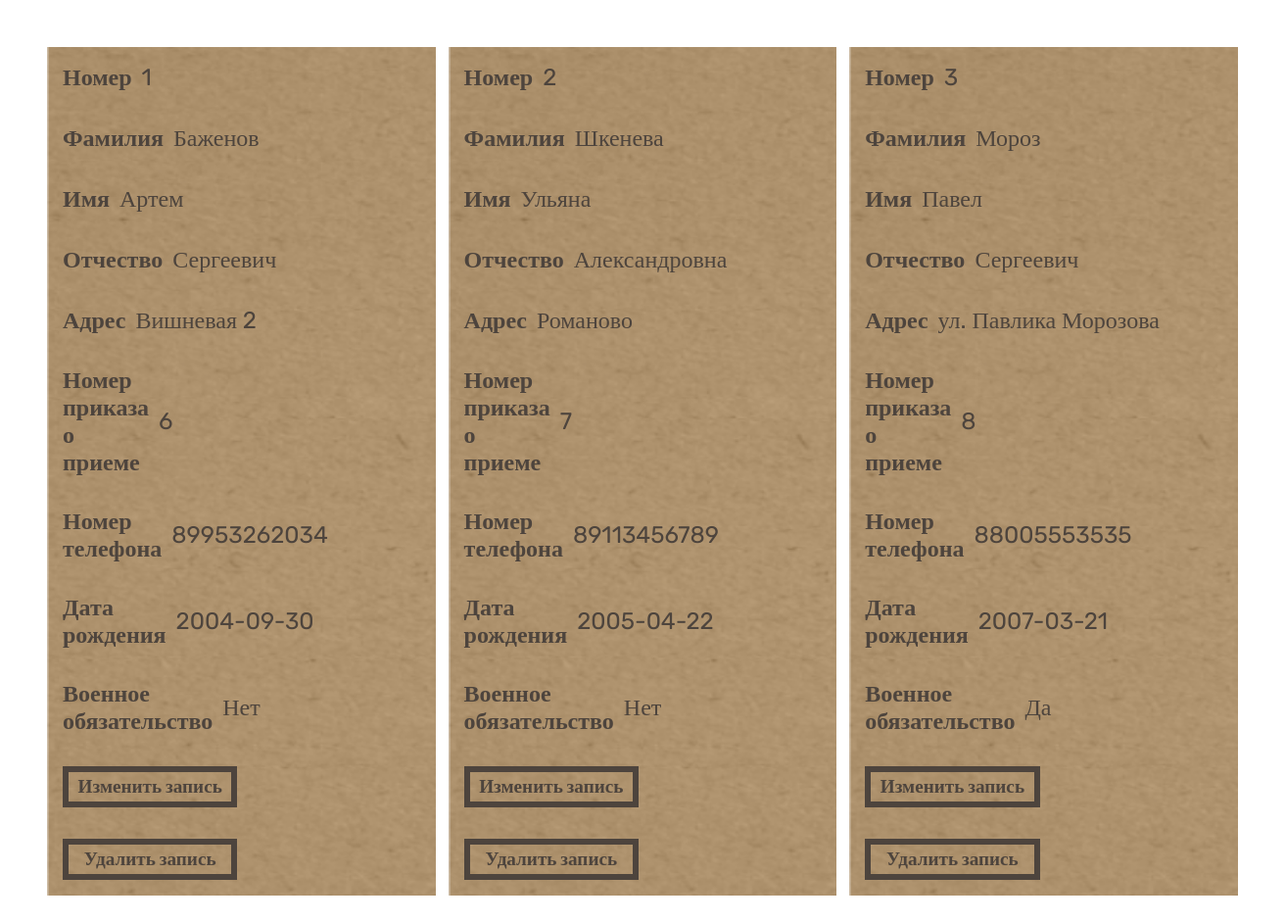
Screenshot of /admin/admin_sotr.php with the database file from the repository.
### tables this page shows
CREATE TABLE `dannie_sotrydnika` (
  `idSotr` int(11) NOT NULL,
  `Imya_Sotr` char(15) DEFAULT NULL,
  `Familia_Sotr` char(15) DEFAULT NULL,
  `Otchestvo_Sotr` char(15) DEFAULT NULL,
  `Adress` char(40) DEFAULT NULL,
  `Document_Priem_idPriem` int(11) NOT NULL,
  `Phone_Num` char(12) DEFAULT NULL,
  `data_rojdenia` date DEFAULT NULL,
  `voennoe_obyazatelstvo` char(3) DEFAULT NULL
);

### admin/admin_sotr.php (the view, shortened to what this page needs)
<!DOCTYPE html>
<html lang="ru">
<head>
    <link rel="stylesheet" href="../style/admin.css?<?echo time();?>">
</head>
<body>
<?
    include("../auto/connect.php");
    echo "<div class = 'item-holder'>";
    $r= mysqli_query($bd,"SELECT * FROM `dannie_sotrydnika`");
    $myrow= mysqli_fetch_array($r);
    if (mysqli_num_rows($r) > 0){
    do{
        echo "
        <div class = 'form-holder'>
        <form action='update_sotr.php' method = 'post'>
            <table class = 'tabletwo'>
                <div class = 'item'>
                    <p>Номер</p><input type='text' name='id' class = 'idinput' value='$myrow[idSotr]'>
                </div>
                <div class = 'item'>
                    <p>Фамилия</p><input type='text' name='famsotr' value='$myrow[Familia_Sotr]'>
                </div>
                <div class = 'item'>
                    <p>Имя</p><input type='text' name='namesotr' value='$myrow[Imya_Sotr]'>
                </div>
                <div class = 'item'>
                    <p>Отчество</p><input type='text' name='otchsotr' value='$myrow[Otchestvo_Sotr]'>
                </div>
                <div class = 'item'>
                    <p>Адрес</p><input type='text' name='adress' value='$myrow[Adress]' class = 'withed'>
                </div>
                <div class = 'item'>
                    <p>Номер приказа о приеме</p><input type='text' name='idPriem' class = 'idinput' value='$myrow[Document_Priem_idPriem]'>
                </div>
                <div class = 'item'>
                    <p>Номер телефона</p><input type='text' name='phonenum' value='$myrow[Phone_Num]'>
                </div>
                <div class = 'item'>
                    <p>Дата рождения</p><input type='text' name='dataroj' value='$myrow[data_rojdenia]'>
                </div>
                <div class = 'item'>
                    <p>Военное обязательство</p><input type='text' name='voenob' value='$myrow[voennoe_obyazatelstvo]'>
                </div>
                <div class = 'item'>
                    <button type='submit' class='btn btn-primary' value=''>Изменить запись</button>
                </td>
            </table>
        </form>
        <form  action='dropsotr.php' method = 'post' name='f'>
            <td>
                <div class='deleteholder item'>
                    <button type='submit' name='id' class='btn btn-primary' value='$myrow[idSotr]'>Удалить запись</button>
                </div>
            </td>
        </form>
        </div>";
    } while($myrow= mysqli_fetch_array($r));
    }else {
        echo "<p class = 'sad'>Пока ничего нет ((</p>";
    }
    echo"</div>";
?>
</body>
</html>

### style/admin.css (style rules this page uses)
* { margin: 0; box-sizing: border-box; font-family: Rubik; }
.item-holder { display: grid; grid-template-columns: repeat(auto-fit, minmax(min(100%, 22rem), 1fr)); gap: 0.8rem; height: 100%; padding: 3rem; }
.form-holder, .card-holder, .otch { background: url(../assets/admincard.png); background-size: cover; }
.item { display: grid; grid-template-columns: repeat(2, 1fr); gap: 0.5rem; padding:1rem ; }
.item p, .otch p { display: flex; align-items: center; color: rgb(77, 68, 61); font-family: Rubik; font-size: 1.5rem; font-weight: 800; line-height: 1.75rem; letter-spacing: 0rem; text-align: left; }
.item input, select { display: flex; justify-content: center; align-items: center; background: transparent; border: none; color: rgb(77, 68, 61); font-family: Rubik; font-size: 1.5rem; font-weight: 400; line-height: 1.75rem; letter-spacing: 0rem; outline: none; }
.item button { background: transparent; outline: none; border: 0.38rem solid rgb(77, 68, 61); cursor: pointer; color: rgb(77, 68, 61); font-family: Rubik; font-size: 1.2rem; font-weight: 800; line-height: 1.75rem; letter-spacing: 0rem; }
.btn-primary { background: transparent; outline: none; border: 0.38rem solid rgb(241, 238, 219);; cursor: pointer; color: rgb(241, 238, 219);; font-family: Rubik; font-size: 1.2rem; font-weight: 800; line-height: 1.75rem; letter-spacing: 0rem; }

### rows the page displays
dannie_sotrydnika: id "1", famsotr "Баженов", namesotr "Артем", otchsotr "Сергеевич", adress "Вишневая 2", idPriem "6", phonenum "89953262034", dataroj "2004-09-30", voenob "Нет"
dannie_sotrydnika: id "2", famsotr "Шкенева", namesotr "Ульяна", otchsotr "Александровна", adress "Романово", idPriem "7", phonenum "89113456789", dataroj "2005-04-22", voenob "Нет"
dannie_sotrydnika: id "3", famsotr "Мороз", namesotr "Павел", otchsotr "Сергеевич", adress "ул. Павлика Морозова", idPriem "8", phonenum "88005553535", dataroj "2007-03-21", voenob "Да"
